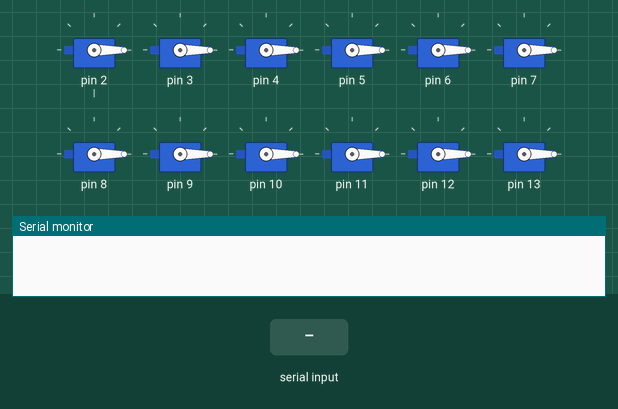
This sketch was run on a simulated Arduino Uno, built with avr-gcc and run on an emulated ATmega328P. Shown: 12 × servo, the last lines printed to the serial monitor. The inputs (shaded band) are chosen by the test bench.

Above: at 1.4 s.
1.5 s: "A" received over Serial
At 2.18 s:
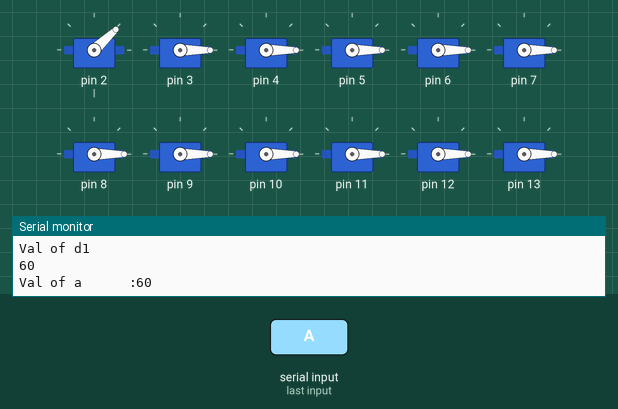
At 3.5 s:
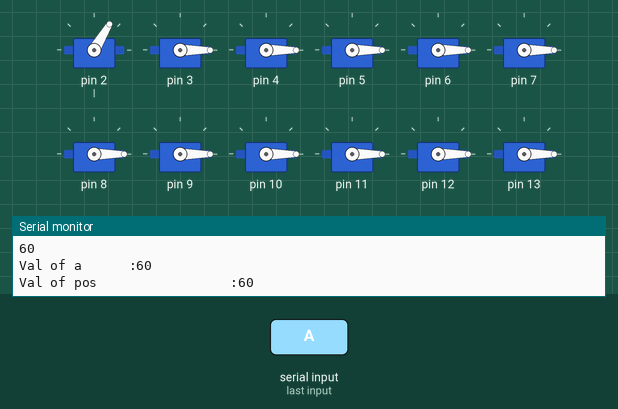
3.8 s: "B" received over Serial
At 5.4 s:
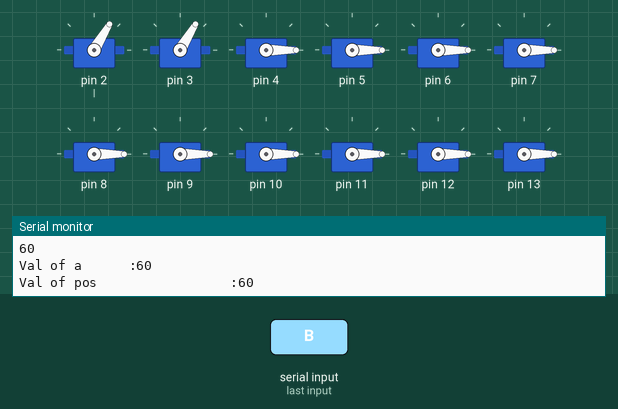
5.9 s: "1" received over Serial
8.0 s: "B" received over Serial
At 9.9 s:
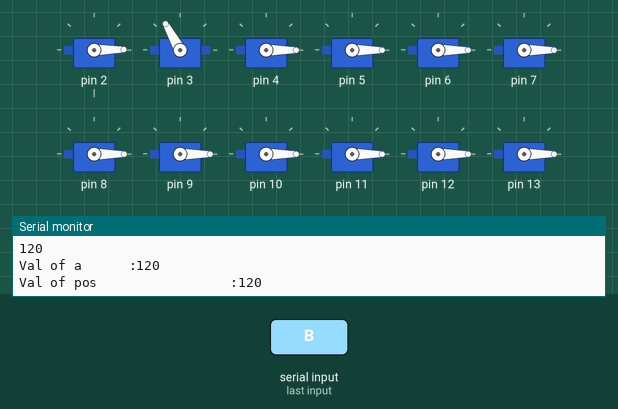
10.2 s: "A" received over Serial
12.3 s: "1" received over Serial
Timing chart, 0 to 15.1 s (numbered marks = the images above; inputs shaded):
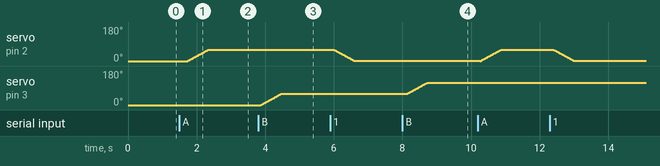

Measured:
- after the input at 1.5 s, servo on pin 2 (l): moves from 0° to 59° over 0.58 s, starting after 0.24 s
- after the input at 3.8 s, servo on pin 3: moves from 0° to 59° over 0.58 s, starting after 0.07 s
- after the input at 8.0 s, servo on pin 3: moves from 59° to 119° over 0.60 s, starting after 0.13 s

The sketch:

servo_arm_new2.ino
```cpp
#include<Servo.h>

Servo s[17];

int i=0;

class Servo_Motor
{
  public:
  int deg,pos,dir;
  void move_Motor(int deg,int pos,int dir,int servo_obj,int motor_num);               //number contains which servo to move
  int update_pos(int curr_pos,int final_pos,int dir);     //curr_pos  will contain the pos of current passing object
}m[12];

void setup()
{
  Serial.begin(9600);
  int l=2;                            //pins
  m[0].pos=0,m[1].pos=0,m[2].pos=0,m[3].pos=0;
  for(int k=2;k<14;k++)             //Servo objects
  {
  s[k].attach(l);
  l++;
  }

  for(int k=2;k<14;k++)
  s[k].write(0);

  delay(200);

}


void loop()
{
  char check=0;
  if(Serial.available())
  {
    check=Serial.read();
    Serial.println(check);
    }

switch(check)
{
  case 'A':
  m[0].move_Motor(60,m[0].pos,1,2,0);
  break;
  case 'B':
  m[1].move_Motor(60,m[1].pos,1,3,1);
  break;
/*  case 'C':
  m3_RA.move_Motor(60,m3_RA.pos,1);*/

  case '1':
  m[0].move_Motor(60,m[0].pos,0,2,0);
  break;

  }

 delay(500);
 }


 void Servo_Motor::move_Motor(int deg,int pos,int dir,int servo_obj,int motor_num)       //servo_num contains the servo object

{
 Serial.println(dir);
 Serial.println(pos);
 m[motor_num].dir=dir;
  if(m[motor_num].dir==1)                //rotate clockwise
  {
    Serial.println("Executing cond ");
    Serial.print("Val of pos  ");
    Serial.println(m[motor_num].pos);
    if(m[motor_num].pos<179)
      {
        int a=update_pos(m[motor_num].pos,deg,m[motor_num].dir);
        Serial.print("Val of a      :");
        Serial.println(a);
        for(i=m[motor_num].pos;   i<a;  i++){
          s[servo_obj].write(i);
          delay(10);
          }
       m[motor_num].pos=a;
        Serial.print("Val of pos                 :");
        Serial.println(m[motor_num].pos);
       }
  }

    if(m[motor_num].dir==0)
    {
    Serial.println("Executing cond ");
    Serial.print("Val of pos  ");
    Serial.println(m[motor_num].pos);
    if(m[motor_num].pos>0)
      {
        int a=update_pos(m[motor_num].pos,deg,dir);
        Serial.print("Val of a      :");
        Serial.println(a);
        for(i=m[motor_num].pos;   i>a;  i--){
          s[servo_obj].write(i);
          delay(10);
          }
        m[motor_num].pos=a;
        Serial.print("Val of pos                 :");
        Serial.println(m[motor_num].pos);
       }


      }


    }


  int Servo_Motor::update_pos(int curr_pos,int final_pos,int d)//d for direction
  {
    Serial.print("Current pos  :");
    Serial.println(curr_pos);
    //Serial.print("final_pos");
    Serial.print("Val of d");
    Serial.println(d);

    if(d==1)
    {
    final_pos=curr_pos+final_pos;
    Serial.println(final_pos);
    }
    else if(d==0)
    {
    final_pos=curr_pos-final_pos;
    }

    return final_pos;


    }
```
